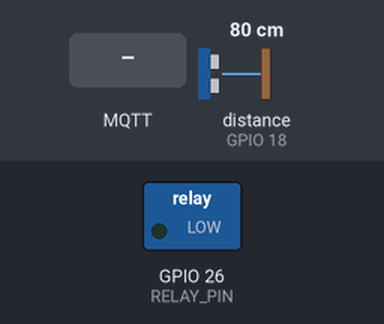
Simulated run of this sketch. Board: ESP32. Parts: switched loads named in the sketch (green lamp = pin HIGH). The test bench sets the inputs (shaded band); at power-on: distance to the obstacle (sensor on GPIO 18) 80 cm. The echo pulse lasts 58.3 µs per cm; WiFi joins after 1.5 s; servers stay silent unless stated; no MQTT or app messages arrive unless stated; what the sketch prints to the serial monitor is not drawn.

Above: at 2.8 s.
2.9 s: distance to the obstacle (sensor on GPIO 18) set to 22 cm
11.5 s: distance to the obstacle (sensor on GPIO 18) set to 19 cm
At 15.7 s:
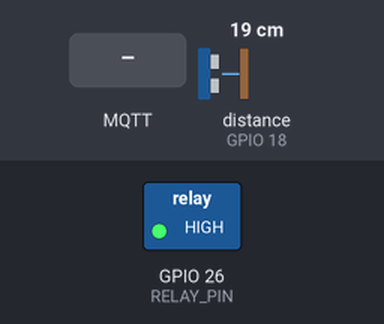
20.1 s: MQTT message "OFF" arrives on the first subscribed topic
At 21.6 s:
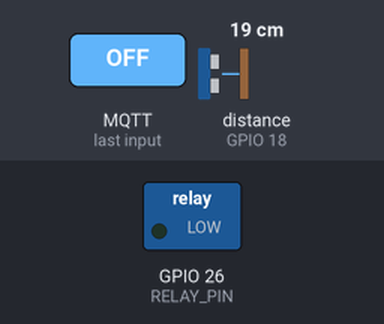
Timing chart, 0 to 26.5 s (numbered marks = the images above; inputs shaded):
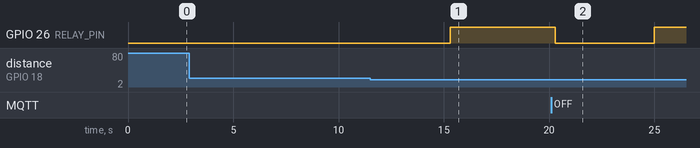

The sketch:

esp32.ino
```cpp
/*
 * ====================================================================
 * JUDUL: TandonTrack v2.0 (Full-Stack Terintegrasi)
 * ====================================================================
 * VERSI: Final (HiveMQ Cloud Secure + Kredensial)
 * FITUR:
 * 1.  Otomasi Lokal: Kontrol relay Hysteresis (25% ON, 75% OFF).
 * 2.  Integrasi Telegram: Notifikasi (/cek, /on, /off).
 * 3.  MQTT Publisher: Mengirim data ke topik private Anda.
 * 4.  MQTT Subscriber: Menerima perintah dari topik private Anda.
 * 5.  Terhubung ke port 8883 (MQTT-S / TLS)
 * ====================================================================
 */

// === Library ===
#include <WiFi.h>
#include <NewPing.h>
#include <WiFiClientSecure.h>       // [PENTING] Gunakan Secure Client untuk TLS/SSL
#include <UniversalTelegramBot.h>
#include <PubSubClient.h>

// =================================================
// ===           KONFIGURASI WAJIB ANDA          ===
// =================================================
// --- 1. WiFi Config ---
const char* ssid = "Mine"; //
const char* password = "war54321"; //

// --- 2. Telegram Config ---
#define BOT_TOKEN "8356921118:AAH2tjZBqrKvkGi5lFoXAn2kGc9HNNhRfNc" //
#define CHAT_ID "5554591008" //
#define CHAT_ID "5091711226"

// --- 3. MQTT Config (SESUAI DENGAN .env DAN server.js) ---
// [PERBAIKAN] URL ini disamakan dengan .env (98ed... bukan 98e9...)
const char* mqtt_server   = "2593311dc61341329b37fda0471abee1.s1.eu.hivemq.cloud"; //
const int   mqtt_port     = 8883; //
const char* mqtt_user     = "backend_server"; //
const char* mqtt_password = "GibsonMQTT123"; //

// --- 4. Topik MQTT (SAMAKAN DENGAN server.js) ---
#define MQTT_TOPIC_LEVEL    "BBPMP/tandon/level" //
#define MQTT_TOPIC_POMPA    "BBPMP/tandon/pompa" //
#define MQTT_TOPIC_PERINTAH "BBPMP/tandon/perintah" //
// =================================================
// ===        AKHIR DARI KONFIGURASI             ===
// =================================================

// === HC-SR04 Config ===
#define TRIGGER_PIN 5 //
#define ECHO_PIN 18 //
#define MAX_DISTANCE 20 //

NewPing sonar(TRIGGER_PIN, ECHO_PIN, MAX_DISTANCE);

// === Relay Config ===
#define RELAY_PIN 26 //

// === Klien & Objek ===
WiFiClientSecure clientSecure;        // Klien untuk Telegram
UniversalTelegramBot bot(BOT_TOKEN, clientSecure);
WiFiClientSecure clientSecureMQTT;  // [PENTING] Klien Secure khusus untuk MQTT
PubSubClient client(clientSecureMQTT); // [PENTING] PubSubClient menggunakan Secure Client

// === Timer & Status ===
unsigned long lastSensorCheck = 0;
const unsigned long sensorInterval = 5000; // Kirim data setiap 5 detik
unsigned long lastTelegramCheck = 0;
const unsigned long telegramInterval = 2000; // Cek telegram setiap 2 detik
int lastLevel = -1; //

// --- FUNGSI PROTOTIPE ---
int hitungLevel(int distance);
void reconnectMQTT();
void mqttCallback(char* topic, byte* payload, unsigned int length); //
void handleNewTelegramMessages();
void checkSensorAndAct();

// =======================
// ===  MQTT CALLBACK  ===
// =======================
// Fungsi ini dieksekusi saat ada perintah masuk dari server.js
void mqttCallback(char* topic, byte* payload, unsigned int length) {
  String pesan;
  for (int i = 0; i < length; i++) {
    pesan += (char)payload[i];
  } //

  Serial.print("Perintah diterima di topik [");
  Serial.print(topic);
  Serial.print("]: ");
  Serial.println(pesan);

  if (String(topic) == MQTT_TOPIC_PERINTAH) { //
    if (pesan == "ON") {
      digitalWrite(RELAY_PIN, HIGH);
      Serial.println("Pompa dinyalakan (via MQTT).");
      client.publish(MQTT_TOPIC_POMPA, "ON"); // Kirim balik status konfirmasi
    }
    else if (pesan == "OFF") {
      digitalWrite(RELAY_PIN, LOW);
      Serial.println("Pompa dimatikan (via MQTT).");
      client.publish(MQTT_TOPIC_POMPA, "OFF"); // Kirim balik status konfirmasi
    }
  }
}

// =======================
// ===     SETUP     ===
// =======================
void setup() {
  Serial.begin(9600); //
  delay(100);

  pinMode(RELAY_PIN, OUTPUT);
  digitalWrite(RELAY_PIN, LOW); // Pastikan pompa mati saat awal

  // WiFi Connect
  WiFi.begin(ssid, password);
  Serial.print("Menyambungkan WiFi");
  while (WiFi.status() != WL_CONNECTED) {
    delay(500);
    Serial.print(".");
  } //
  Serial.println("\n✅ Terhubung ke WiFi");

  // [PENTING] Bypass verifikasi sertifikat (untuk Telegram & MQTT)
  clientSecure.setInsecure(); //
  clientSecureMQTT.setInsecure(); //

  // MQTT Server
  client.setServer(mqtt_server, mqtt_port); //
  client.setCallback(mqttCallback); //
}

// =======================
// ===      LOOP     ===
// =======================
void loop() {
  if (WiFi.status() != WL_CONNECTED) {
    Serial.println("Koneksi WiFi terputus, mencoba menyambungkan ulang...");
    WiFi.reconnect(); //
    delay(5000);
    return;
  }

  // Jaga koneksi MQTT
  if (!client.connected()) {
    reconnectMQTT();
  }
  client.loop(); // [SANGAT PENTING] Memproses pesan MQTT masuk/keluar

  // Timer 1: Cek Sensor & Kirim MQTT
  if (millis() - lastSensorCheck >= sensorInterval) {
    lastSensorCheck = millis();
    checkSensorAndAct(); //
  }

  // Timer 2: Cek Telegram
  if (millis() - lastTelegramCheck >= telegramInterval) {
    lastTelegramCheck = millis();
    handleNewTelegramMessages(); //
  }
}

// ===================================
// === FUNGSI-FUNGSI IMPLEMENTASI ===
// ===================================

void reconnectMQTT() {
  while (!client.connected()) {
    Serial.print("Mencoba terhubung ke MQTT Broker (HiveMQ Cloud)...");

    // [PERBAIKAN] Menggunakan kredensial untuk koneksi
    if (client.connect("ESP32_Tandon_BBPMP_Gibson", mqtt_user, mqtt_password)) { //
      Serial.println("terhubung!");

      // Kirim status pompa saat ini (saat baru terhubung)
      client.publish(MQTT_TOPIC_POMPA, digitalRead(RELAY_PIN) ? "ON" : "OFF"); //

      // Subscribe ke topik perintah
      client.subscribe(MQTT_TOPIC_PERINTAH); //
      Serial.println("Berhasil subscribe ke topik perintah.");
    } else {
      Serial.print("gagal, rc=");
      Serial.print(client.state());
      Serial.println(" coba lagi dalam 5 detik");
      delay(5000); //
    }
  }
}

void checkSensorAndAct() {
  int distance = sonar.ping_cm();
  if (distance == 0) { //
    Serial.println("❌ Sensor gagal membaca jarak.");
    return;
  }

  Serial.print("Jarak air: "); Serial.print(distance);
  Serial.println(" cm");
  int level = hitungLevel(distance);

  // --- 1. PUBLISH DATA SENSOR (LEVEL) KE MQTT ---
  char levelStr[5];
  dtostrf(level, 1, 0, levelStr); // Konversi int ke string C
  client.publish(MQTT_TOPIC_LEVEL, levelStr); //
  Serial.println("📨 Data Level dikirim ke MQTT.");

  // --- 2. CEK NOTIFIKASI TELEGRAM ---
  if (level != lastLevel && (level == 0 || level == 25 || level == 50 || level == 75 || level == 100)) { //
    lastLevel = level;
    String pesan = "📡 Level air saat ini: " + String(level) + "%";
    if (level == 100) pesan += " ⛲ PENUH!"; //
    else if (level == 0) pesan += " ⚠️ KOSONG!"; //
    else if (level <= 25) pesan += " ⚠️ Rendah!"; //

    bot.sendMessage(CHAT_ID, pesan, "");
    Serial.println("📨 Notifikasi Telegram dikirim.");
  }

  // --- 3. KONTROL RELAY OTOMATIS ---
  bool pompaStatusChanged = false;
  if (level <= 25) { // Logika Hysteresis: ON di 25%
    if (digitalRead(RELAY_PIN) == LOW) {
      digitalWrite(RELAY_PIN, HIGH);
      Serial.println("💧 Pompa dinyalakan (otomatis)"); //
      pompaStatusChanged = true;
    }
  } else if (level >= 75) { // Logika Hysteresis: OFF di 75%
    if (digitalRead(RELAY_PIN) == HIGH) {
      digitalWrite(RELAY_PIN, LOW);
      Serial.println("💧 Pompa dimatikan (otomatis)"); //
      pompaStatusChanged = true;
    }
  }

  // --- 4. PUBLISH STATUS POMPA KE MQTT (SINKRONISASI) ---
  if (pompaStatusChanged) {
    client.publish(MQTT_TOPIC_POMPA, digitalRead(RELAY_PIN) ? "ON" : "OFF"); //
    Serial.println("📨 Status Pompa (otomatis) dikirim ke MQTT.");
  }
}

void handleNewTelegramMessages() {
  int numNewMessages = bot.getUpdates(bot.last_message_received + 1);
  while (numNewMessages) { //
    for (int i = 0; i < numNewMessages; i++) {
      String msg = bot.messages[i].text;
      String chat_id = bot.messages[i].chat_id;

      if (msg == "/cek") {
        int distance = sonar.ping_cm();
        int level = hitungLevel(distance);
        String reply = "📏 Jarak: " + String(distance) + " cm\n📊 Level air: " + String(level) + "%"; //
        bot.sendMessage(chat_id, reply, "");
      }
      else if (msg == "/on") {
        digitalWrite(RELAY_PIN, HIGH);
        bot.sendMessage(chat_id, "🔌 Pompa dinyalakan manual.", ""); //
        // [SINKRONISASI] Kirim update status ke MQTT agar frontend sinkron
        client.publish(MQTT_TOPIC_POMPA, "ON"); //
        Serial.println("📨 Status Pompa (manual ON) dikirim ke MQTT.");
      }
      else if (msg == "/off") {
        digitalWrite(RELAY_PIN, LOW);
        bot.sendMessage(chat_id, "🔌 Pompa dimatikan manual.", ""); //
        // [SINKRONISASI] Kirim update status ke MQTT agar frontend sinkron
        client.publish(MQTT_TOPIC_POMPA, "OFF"); //
        Serial.println("📨 Status Pompa (manual OFF) dikirim ke MQTT.");
      }
      else {
        bot.sendMessage(chat_id, "🤖 Perintah tidak dikenali. Gunakan: /cek /on /off", ""); //
      }
    }
    numNewMessages = bot.getUpdates(bot.last_message_received + 1);
  }
}

// Fungsi pembulatan level agar data lebih stabil
int hitungLevel(int distance) {
  if (distance == 0) return lastLevel; // Jaga level terakhir jika bacaan gagal

  int ketinggianAir = MAX_DISTANCE - distance;
  float persentase = (ketinggianAir / (float)MAX_DISTANCE) * 100.0; //

  if (persentase < 0) persentase = 0;
  if (persentase > 100) persentase = 100;

  // Pembulatan ke 0, 25, 50, 75, 100
  if (persentase >= 90) return 100;
  else if (persentase >= 65) return 75;
  else if (persentase >= 40) return 50;
  else if (persentase >= 15) return 25;
  else return 0; //
}
```

Measured:
- the behaviour switches between 21 and 20 cm on distance to the obstacle (sensor on GPIO 18) (found by bisection; images 0 and 1)
- after the input at 2.9 s, every drawn part: stays the same
- after the input at 11.5 s, GPIO 26 (RELAY_PIN): LOW → HIGH after 3.8 s
- after the input at 20.1 s, GPIO 26 (RELAY_PIN): HIGH → LOW after 0.21 s, → HIGH 4.7 s later
